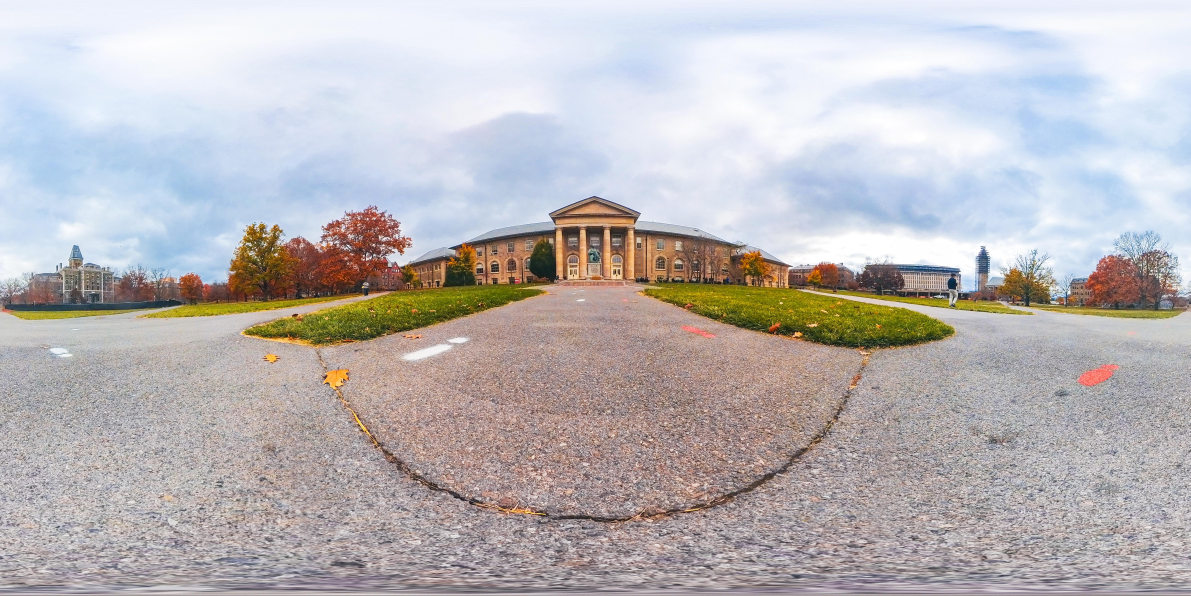
#> input picture goldwin_smith.jpg, 5952 x 2976 px (shown at 1/5 size)
$ jupyter execute erp_to_perspective.ipynb
#> lines starting #> are read from the running program, lines starting #| are printed output that depends on the picture
#> further down, img is the input picture: PIL image 5952x2976 RGB; mean R, G, B 187.2, 183.2, 185
# Equirectangular (360°) → Perspective View with RPY Rotations

This notebook loads an equirectangular panorama (JPG), applies roll–pitch–yaw rotations
using the convention **roll about +z**, **pitch about +x**, **yaw about +y** (applied in RPY order),
and renders a perspective view with a specified field of view (FOV).

[cell 1]
import numpy as np
from PIL import Image
import math
import matplotlib.pyplot as plt
from pathlib import Path

## Configuration
- Set `IMAGE_PATH` to your input JPG.
- Adjust RPY angles, FOV, and output size as needed.

[cell 2]
IMAGE_PATH = "goldwin_smith.jpg"  # <-- change to your image path

# Rotation parameters (degrees)
ROLL_DEG  = 25   # roll about +z
PITCH_DEG = 10  # pitch about +x
YAW_DEG   = 30  # yaw about +y

# Perspective view parameters
FOV_DEG = 90.0      # square FOV, horizontal == vertical
OUT_W   = 640
OUT_H   = 640

# Output path
OUTPUT_PATH = "./perspective.jpg"

## Angle ↔ Pixel mappings
We use the equirectangular parameterization:
\(\lambda(u) = 2\pi\,u/W - \pi\),\quad
\(\phi(v) = \tfrac{\pi}{2} - \pi\,v/H\).

[cell 3]
def uv_to_lambda_phi(u, v, W, H):
    """Vectorized mapping from pixel coords (u,v) to angles (lambda, phi).
    u in [0, W), v in [0, H)
    lambda in [-π, π), phi in [-π/2, π/2]
    """
    lam = 2 * math.pi * (u / W) - math.pi
    phi = (math.pi / 2.0) - math.pi * (v / H)
    return lam, phi

def lambda_phi_to_uv(lam, phi, W, H):
    """Inverse mapping S^{-1}: angles to pixel coords (u,v)."""
    u = W * (lam + math.pi) / (2 * math.pi)
    v = H * ((math.pi / 2.0) - phi) / math.pi
    return u, v

## Rotations (RPY)
Rotation order: **roll → pitch → yaw**. We construct
\(R = R_y(\text{yaw})\, R_x(\text{pitch})\, R_z(\text{roll})\).
Roll about +z (tilt), Pitch about +x (up/down), Yaw about +y (left/right).

[cell 4]
def R_roll_z(deg):
    r = math.radians(deg)
    c, s = math.cos(r), math.sin(r)
    return np.array([[ c, -s, 0],
                     [ s,  c, 0],
                     [ 0,  0, 1]], dtype=np.float64)

def R_pitch_x(deg):
    r = math.radians(deg)
    c, s = math.cos(r), math.sin(r)
    return np.array([[1, 0, 0],
                     [0, c, s],
                     [0, -s, c]], dtype=np.float64)

def R_yaw_y(deg):
    r = math.radians(deg)
    c, s = math.cos(r), math.sin(r)
    return np.array([[ c, 0, -s],
                     [ 0, 1, 0],
                     [ s, 0, c]], dtype=np.float64)

def R_from_rpy(roll_deg, pitch_deg, yaw_deg):
    Rz = R_roll_z(roll_deg)
    Rx = R_pitch_x(pitch_deg)
    Ry = R_yaw_y(yaw_deg)
    return Ry @ Rx @ Rz

## Spherical ↔ Cartesian
Axis convention: **x right**, **y up**, **z forward**.

\[x=\cos\phi\cos\lambda,\; y=\sin\phi,\; z=\cos\phi\sin\lambda\]
\[\phi=\arcsin(y),\; \lambda=\operatorname{atan2}(z,x)\]

[cell 5]
def angles_to_unitvec(lam, phi):
    x = np.cos(phi) * np.sin(lam)
    y = np.sin(phi)
    z = np.cos(phi) * np.cos(lam)
    return x, y, z

def unitvec_to_angles(x, y, z):
    phi = np.arcsin(y)
    lam = np.arctan2(x, z)
    return lam, phi

## Rendering function
Creates a perspective image by sampling a square FOV in camera angles, rotating into world coordinates, and bilinearly sampling the panorama.

[cell 6]
def render_perspective(equirect_rgb, roll_deg=25, pitch_deg=10, yaw_deg=30,
                       fov_deg=90, OUT_W=640, OUT_H=640):
#> called with roll_deg = 25, pitch_deg = 10, yaw_deg = 30, fov_deg = 90, OUT_W = 640, OUT_H = 640
       H, W = equirect_rgb.shape[:2]
#> H = 2976; W = 5952

       # Camera sampling angles (square window):
       fov = math.radians(fov_deg)
       lam_c = np.linspace(-fov/2, fov/2, OUT_W, dtype=np.float64)
       phi_c = np.linspace(-fov/2, fov/2, OUT_H, dtype=np.float64)
       lam_c_grid, phi_c_grid = np.meshgrid(lam_c, phi_c)

       # Camera unit rays
       x_c, y_c, z_c = angles_to_unitvec(lam_c_grid, phi_c_grid)
       print(x_c.shape, y_c.shape, z_c.shape)

       # Rotate camera -> world (inverse of world->camera)
       R = R_yaw_y(yaw_deg) @ R_pitch_x(pitch_deg) @ R_roll_z(roll_deg)
       vc = np.stack([x_c, y_c, z_c], axis=-1) # (H, W, 3)
       print(vc.shape)
       print(R.shape)
       vw = vc @ R  # (H, W, 3) #right multiplication = left multiplication by transpose = inverse for rotation

       x_w = vw[..., 0]
       y_w = vw[..., 1]
       z_w = vw[..., 2]
       lam_w, phi_w = unitvec_to_angles(x_w, y_w, z_w)

       # Map to panorama pixels (float coords)
       u_w = W * (lam_w + math.pi) / (2 * math.pi)
       v_w = H * ((math.pi / 2.0) - phi_w) / math.pi
       # convert to int for indexing
       u = np.floor(u_w).astype(np.int32) % W
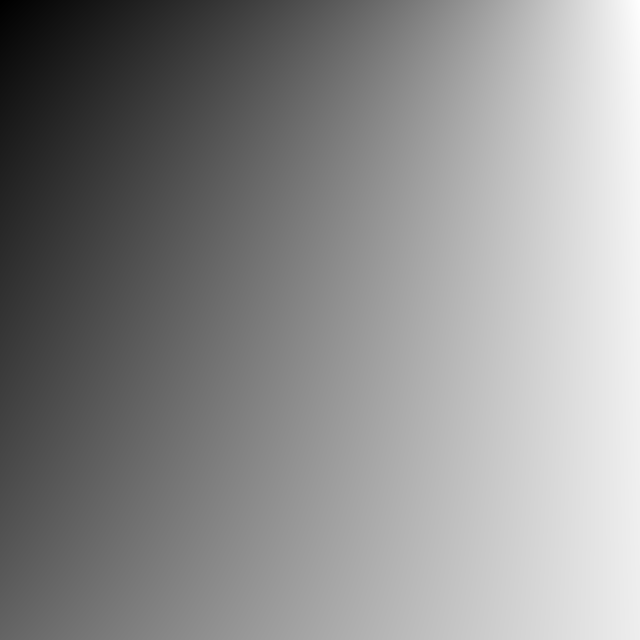
#> u_w: shape (640, 640) float64; min 2267.3, max 4291.1, mean 3383.1; drawn with min black and max white
       v = np.floor(v_w).astype(np.int32) % H
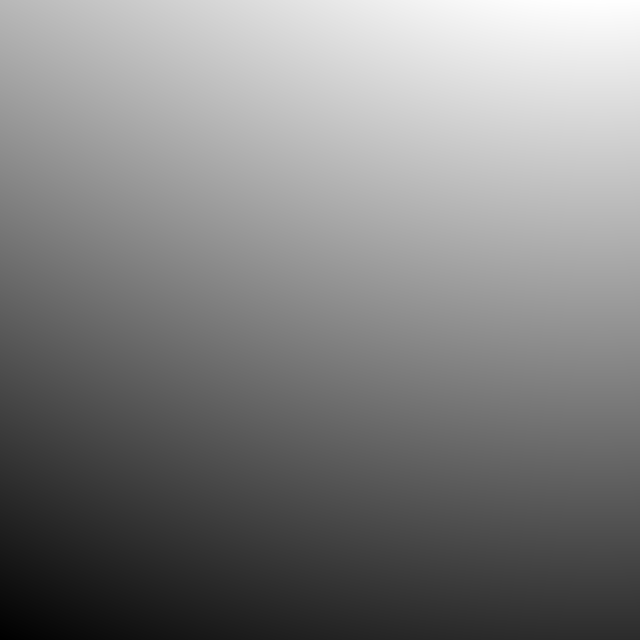
#> v_w: shape (640, 640) float64; min 877.3, max 2675.2, mean 1789.1; drawn with min black and max white
       v = H - 1 - v  # flip vertically for image coords
       out = equirect_rgb[v, u, :]
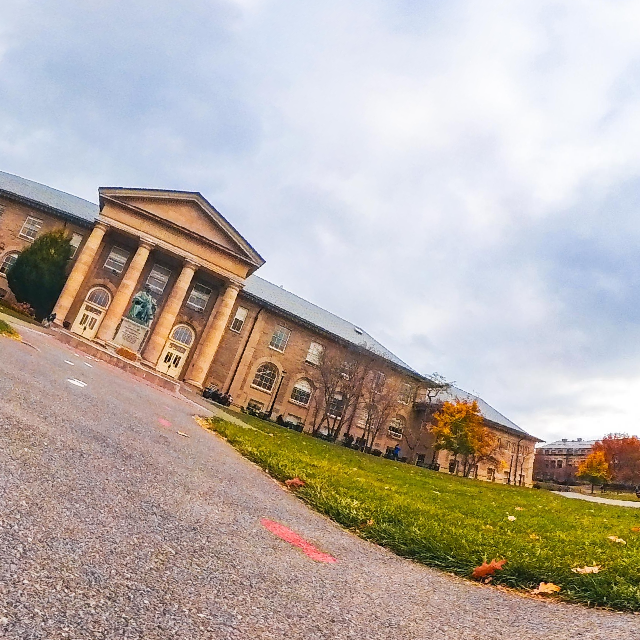
#> out: shape (640, 640, 3) float32; mean R, G, B 0.724, 0.682, 0.652
       return np.clip(out, 0.0, 1.0)

## Run: load image, render, display, save

[cell 7]
from PIL import Image
import numpy as np
import matplotlib.pyplot as plt

try:
    img = Image.open(IMAGE_PATH).convert("RGB")
except FileNotFoundError:
    # Fallback: create a synthetic panorama if not found
    W_test, H_test = 720, 360
    arr = np.zeros((H_test, W_test, 3), dtype=np.uint8)
    for y in range(H_test):
        for x in range(W_test):
            arr[y, x, 0] = int(255 * x / (W_test - 1))
            arr[y, x, 1] = int(255 * (1 - y / (H_test - 1)))
            arr[y, x, 2] = 128 if (x // 20) % 2 == 0 else 40
    img = Image.fromarray(arr, mode="RGB")

img_np = np.asarray(img).astype(np.float32) / 255.0

persp = render_perspective(img_np,
                           roll_deg=ROLL_DEG,
                           pitch_deg=PITCH_DEG,
                           yaw_deg=YAW_DEG,
                           fov_deg=FOV_DEG,
                           OUT_W=OUT_W,
                           OUT_H=OUT_H)

out_img = Image.fromarray((persp * 255).astype(np.uint8))
out_img.save(OUTPUT_PATH)

fig, axes = plt.subplots(1, 2, figsize=(10, 5))
axes[0].imshow(img_np)
axes[0].set_title("Input equirectangular")
axes[0].axis("off")
axes[1].imshow(persp)
axes[1].set_title(f"Perspective (RPY: {ROLL_DEG}, {PITCH_DEG}, {YAW_DEG}, FOV={FOV_DEG}°)")
axes[1].axis("off")
plt.tight_layout()
plt.show()
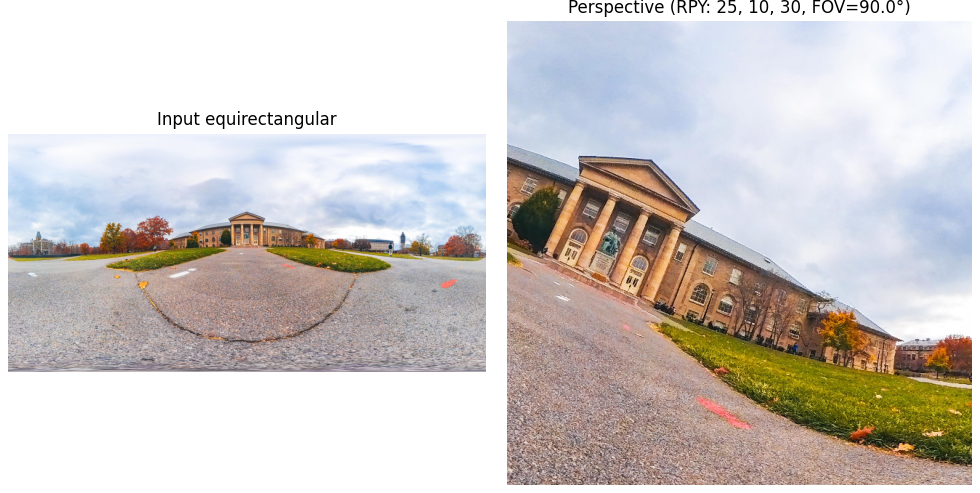
#> figure drawn by matplotlib, 2 panels
print(f"Saved perspective image to: {OUTPUT_PATH}")
